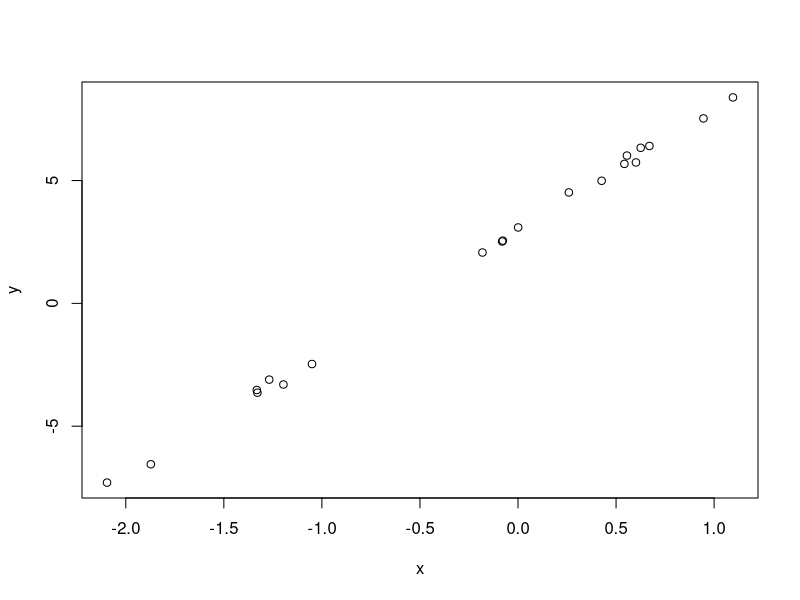
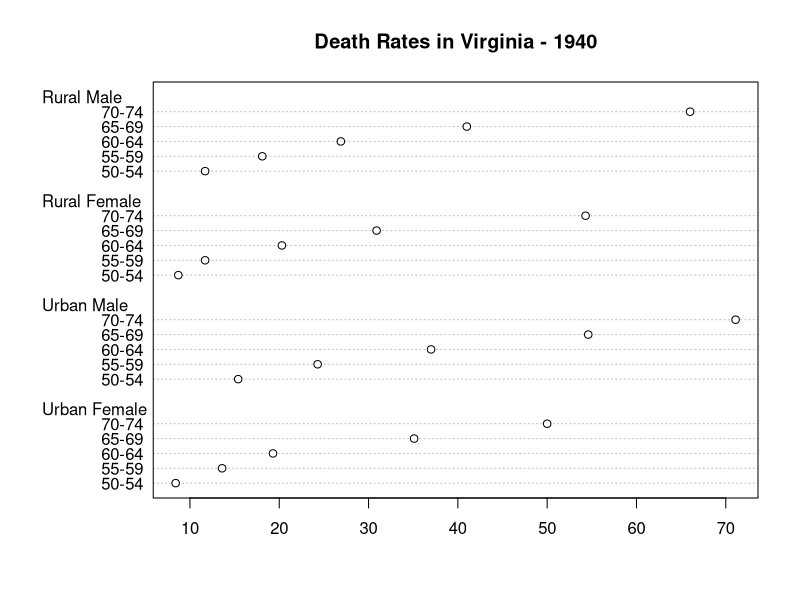

R code for these plots, in order:
#' ---
#' title: "R as Rmd"
#' author: "Tim"
#' date: "October 24, 2017"
#' output:
#'   html_document: 
#'     keep_md: yes
#' ---

#+ r setup, include=FALSE
knitr::opts_chunk$set(echo = TRUE)


#'## We want R as Rmd

#'Let's test:

#+ r
x <- rnorm(20, 0, 1)
y <- 3 + 5*x + rnorm(20,0,0.2)
plot(x,y)


#' ## Section 2:

#' Here's some prose in a very special comment. Let's summarize the built-in
#' dataset `VADeaths`.
## here is a regular code comment, that will remain as such
summary(VADeaths)

#' Here's some more prose. I can use usual markdown syntax to make things
#' **bold** or *italics*. Let's use an example from the `dotchart()` help to
#' make a Cleveland dot plot from the `VADeaths` data. I even bother to name
#' this chunk, so the resulting PNG has a decent name.
#+ dotchart
dotchart(VADeaths, main = "Death Rates in Virginia - 1940")

